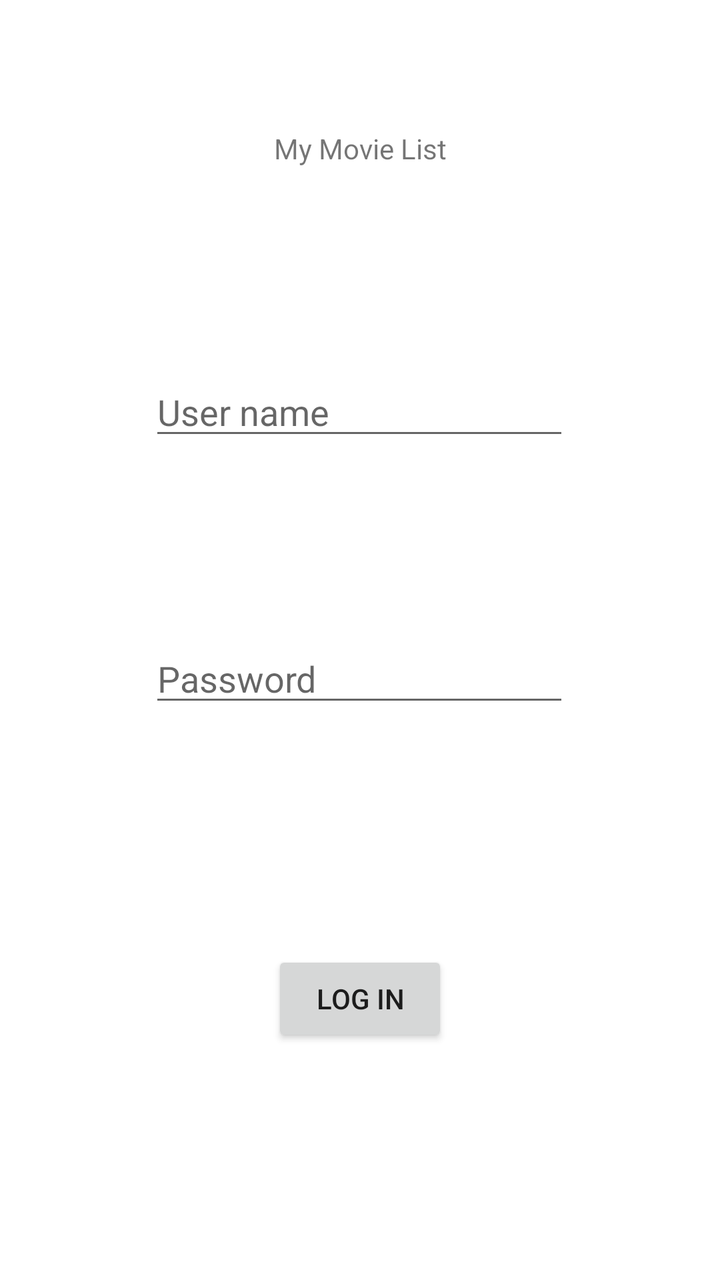
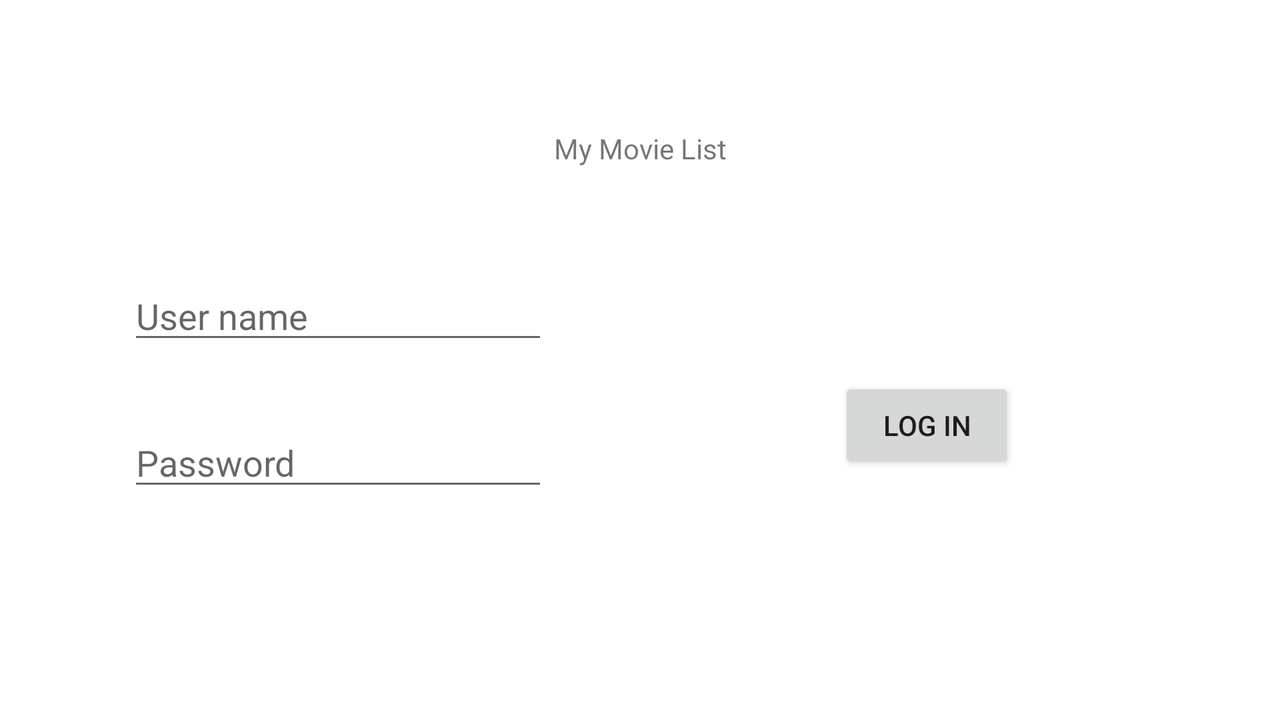

An Android layout and its configuration variant, each rendered on a device that would load it. The default file and the variant file are quoted in full after the pictures.
<!-- AndroidManifest.xml: application theme Theme.MyMovieList -->
<!-- res/layout/activity_main.xml -->
<?xml version="1.0" encoding="utf-8"?>
<androidx.constraintlayout.widget.ConstraintLayout xmlns:android="http://schemas.android.com/apk/res/android"
    xmlns:app="http://schemas.android.com/apk/res-auto"
    xmlns:tools="http://schemas.android.com/tools"
    android:layout_width="match_parent"
    android:layout_height="match_parent"
    tools:context=".MainActivity">


    <EditText
        android:id="@+id/etPassword"
        android:layout_width="wrap_content"
        android:layout_height="wrap_content"
        android:layout_marginTop="92dp"
        android:clickable="false"
        android:ems="10"
        android:hint="@string/pass"
        android:imeOptions="actionDone"
        android:inputType="textPassword"
        app:layout_constraintEnd_toEndOf="parent"
        app:layout_constraintHorizontal_bias="0.497"
        app:layout_constraintStart_toStartOf="parent"
        app:layout_constraintTop_toBottomOf="@+id/etName" />

    <EditText
        android:id="@+id/etName"
        android:layout_width="wrap_content"
        android:layout_height="wrap_content"
        android:layout_marginTop="100dp"
        android:clickable="false"
        android:ems="10"
        android:hint="@string/user_name"
        android:inputType="textPersonName"
        app:layout_constraintEnd_toEndOf="parent"
        app:layout_constraintHorizontal_bias="0.497"
        app:layout_constraintStart_toStartOf="parent"
        app:layout_constraintTop_toBottomOf="@+id/eText1" />

    <TextView
        android:id="@+id/eText1"
        android:layout_width="wrap_content"
        android:layout_height="wrap_content"
        android:clickable="true"
        android:contextClickable="false"
        android:text="@string/app_name"
        app:layout_constraintBottom_toTopOf="@+id/guideline4"
        app:layout_constraintEnd_toEndOf="parent"
        app:layout_constraintStart_toStartOf="parent"
        app:layout_constraintTop_toTopOf="parent"
        app:layout_constraintVertical_bias="0.8" />

    <androidx.constraintlayout.widget.Guideline
        android:id="@+id/guideline4"
        android:layout_width="wrap_content"
        android:layout_height="wrap_content"
        android:orientation="horizontal"
        app:layout_constraintGuide_begin="100dp" />

    <Button
        android:id="@+id/btnLogin"
        android:layout_width="wrap_content"
        android:layout_height="wrap_content"
        android:text="@string/login"
        app:layout_constraintBottom_toBottomOf="parent"
        app:layout_constraintEnd_toEndOf="parent"
        app:layout_constraintStart_toStartOf="parent"
        app:layout_constraintTop_toBottomOf="@+id/etPassword" />

</androidx.constraintlayout.widget.ConstraintLayout>
<!-- resources referenced by this layout -->
<resources>
  <string name="app_name">My Movie List</string>
  <string name="login">Log in</string>
  <string name="pass">Password</string>
  <string name="user_name">User name</string>
  <style name="Theme.MyMovieList" parent="Theme.MaterialComponents.DayNight.DarkActionBar">
          
          <item name="colorPrimary">@color/purple_500</item>
          <item name="colorPrimaryVariant">@color/purple_700</item>
          <item name="colorOnPrimary">@color/white</item>
          
          <item name="colorSecondary">@color/teal_200</item>
          <item name="colorSecondaryVariant">@color/teal_700</item>
          <item name="colorOnSecondary">@color/black</item>
          
          <item name="android:statusBarColor" tools:targetApi="l">?attr/colorPrimaryVariant</item>
          
      </style>
  <color name="purple_500">#FF6200EE</color>
  <color name="purple_700">#FF3700B3</color>
  <color name="white">#FFFFFFFF</color>
  <color name="teal_200">#FF03DAC5</color>
  <color name="teal_700">#FF018786</color>
  <color name="black">#FF000000</color>
</resources>
<!-- res/layout-land/activity_main.xml (the author's variant of the layout above) -->
<!-- drawn on the phone turned sideways -->
<?xml version="1.0" encoding="utf-8"?>
<androidx.constraintlayout.widget.ConstraintLayout xmlns:android="http://schemas.android.com/apk/res/android"
    xmlns:app="http://schemas.android.com/apk/res-auto"
    xmlns:tools="http://schemas.android.com/tools"
    android:layout_width="match_parent"
    android:layout_height="match_parent"
    tools:context=".MainActivity">


    <EditText
        android:id="@+id/etPassword"
        android:layout_width="wrap_content"
        android:layout_height="wrap_content"
        android:layout_marginTop="32dp"
        android:clickable="false"
        android:ems="10"
        android:hint="@string/pass"
        android:imeOptions="actionDone"
        android:inputType="textPassword"
        app:layout_constraintEnd_toEndOf="@+id/etName"
        app:layout_constraintStart_toStartOf="@+id/etName"
        app:layout_constraintTop_toBottomOf="@+id/etName" />

    <EditText
        android:id="@+id/etName"
        android:layout_width="wrap_content"
        android:layout_height="wrap_content"
        android:layout_marginTop="52dp"
        android:clickable="false"
        android:ems="10"
        android:hint="@string/user_name"
        android:inputType="textPersonName"
        app:layout_constraintEnd_toEndOf="parent"
        app:layout_constraintHorizontal_bias="0.149"
        app:layout_constraintStart_toStartOf="parent"
        app:layout_constraintTop_toBottomOf="@+id/eText1" />

    <TextView
        android:id="@+id/eText1"
        android:layout_width="wrap_content"
        android:layout_height="wrap_content"
        android:clickable="true"
        android:contextClickable="false"
        android:text="@string/app_name"
        app:layout_constraintBottom_toTopOf="@+id/guideline4"
        app:layout_constraintEnd_toEndOf="parent"
        app:layout_constraintStart_toStartOf="parent"
        app:layout_constraintTop_toTopOf="parent"
        app:layout_constraintVertical_bias="0.8" />

    <androidx.constraintlayout.widget.Guideline
        android:id="@+id/guideline4"
        android:layout_width="wrap_content"
        android:layout_height="wrap_content"
        android:orientation="horizontal"
        app:layout_constraintGuide_begin="100dp" />

    <Button
        android:id="@+id/btnLogin"
        android:layout_width="wrap_content"
        android:layout_height="wrap_content"
        android:text="@string/login"
        app:layout_constraintBottom_toBottomOf="parent"
        app:layout_constraintEnd_toEndOf="parent"
        app:layout_constraintHorizontal_bias="0.523"
        app:layout_constraintStart_toEndOf="@+id/etPassword"
        app:layout_constraintTop_toTopOf="@+id/guideline4"
        app:layout_constraintVertical_bias="0.418" />

</androidx.constraintlayout.widget.ConstraintLayout>
